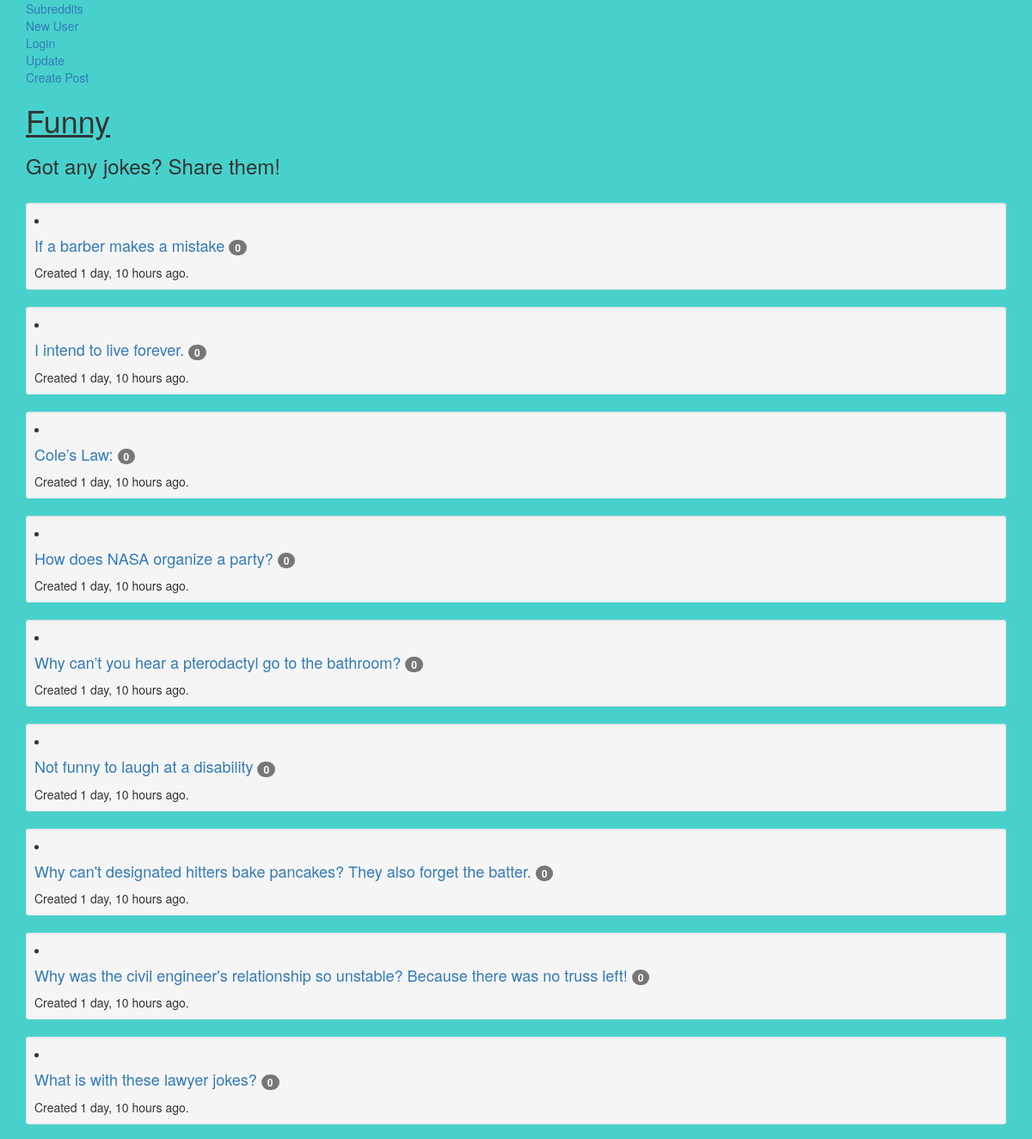
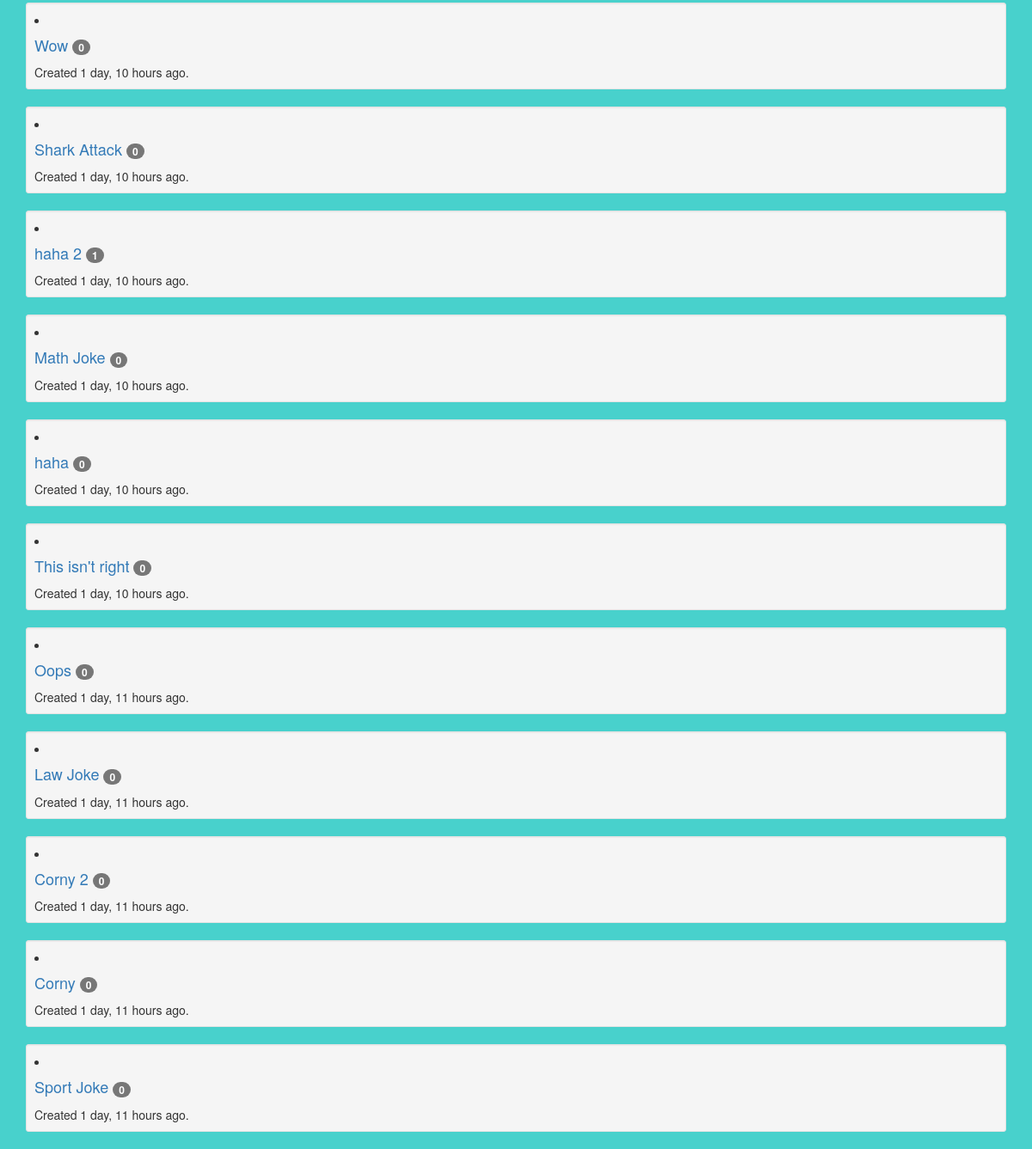
/subreddit/6/, run on the app's committed database (2 pictures, top to bottom).
### app/models.py (models this page shows, shortened)
class Subreddit(models.Model):
    name = models.CharField(max_length=100)
    description = models.CharField(max_length=255)
    creation = models.DateTimeField(auto_now_add=True)
    def __str__(self):
        return self.name
    def get_recent(self):
        return Post.objects.filter(subreddit=self).order_by('-post_created')[:20]

class Post(models.Model):
    title = models.CharField(max_length=100)
    post_description = models.CharField(max_length=255)
    url_page = models.URLField(null=True, blank=True)
    post_created = models.DateTimeField(auto_now_add=True)
    post_edit = models.DateTimeField(auto_now=True)
    subreddit = models.ForeignKey(Subreddit)
    user = models.ForeignKey(User)
    def __str__(self):
        return self.title
    def post_count(self):
        return Comment.objects.filter(comment_post=self).count()

### app/views.py (the view)
# urls.py: url(r'^subreddit/(?P<pk>\d+)/$', SubredditDetailView.as_view(), name="subreddit_detail_view"),
class SubredditDetailView(DetailView):
    model = Subreddit

### templates/app/subreddit_detail.html
{% extends 'base.html' %}
{% block content %}
<a href="{% url 'subreddit_update_view' object.id %}">Update</a><br>
<a href="{% url 'post_create_view' object.id %}">Create Post</a>
<h1>{{ object }}</h1>
<h3>{{ object.description }}</h3> <br>
{% for post in object.get_recent %}
  <div class="well well-sm">
      <li><h4><a href="{% url 'post_detail_view' post.id %}">{{ post }} <span class="badge">{{ post.post_count }}</span></a></h4></li>
      Created {{ post.post_created|timesince }} ago.
  </div>
{% endfor %}
{% endblock %}

### templates/base.html (style rules this page uses)
body { background-color: #48D1CC; }
h1 { position: relative; text-decoration: underline; }

### data on the page
Subreddit: name "Funny", description "Got any jokes? Share them!"
Post: title "If a barber makes a mistake", post_count "0", post_created "1 day, 10 hours"
Post: title "I intend to live forever.", post_count "0", post_created "1 day, 10 hours"
Post: title "Cole’s Law:", post_count "0", post_created "1 day, 10 hours"
Post: title "How does NASA organize a party?", post_count "0", post_created "1 day, 10 hours"
Post: title "Why can’t you hear a pterodactyl go to the bathroom?", post_count "0", post_created "1 day, 10 hours"
Post: title "Not funny to laugh at a disability", post_count "0", post_created "1 day, 10 hours"
Post: title "Why can't designated hitters bake pancakes? They also forget the batter.", post_count "0", post_created "1 day, 10 hours"
Post: title "Why was the civil engineer's relationship so unstable? Because there was no truss left!", post_count "0", post_created "1 day, 10 hours"
Post: title "What is with these lawyer jokes?", post_count "0", post_created "1 day, 10 hours"
Post: title "Wow", post_count "0", post_created "1 day, 10 hours"
Post: title "Shark Attack", post_count "0", post_created "1 day, 10 hours"
Post: title "haha 2", post_count "1", post_created "1 day, 10 hours"
Post: title "Math Joke", post_count "0", post_created "1 day, 10 hours"
Post: title "haha", post_count "0", post_created "1 day, 10 hours"
Post: title "This isn't right", post_count "0", post_created "1 day, 10 hours"
Post: title "Oops", post_count "0", post_created "1 day, 11 hours"
Post: title "Law Joke", post_count "0", post_created "1 day, 11 hours"
Post: title "Corny 2", post_count "0", post_created "1 day, 11 hours"
Post: title "Corny", post_count "0", post_created "1 day, 11 hours"
Post: title "Sport Joke", post_count "0", post_created "1 day, 11 hours"
